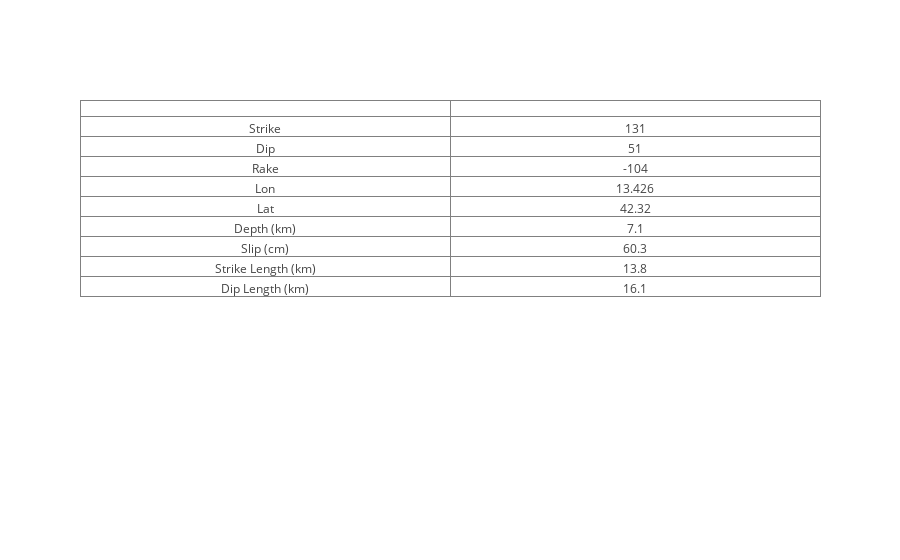

The notebook cell this image was saved under:
### Code cell
# Table
if True: 
    homLabels = ['Strike', 'Dip', 'Rake', 'Lon', 
                 'Lat', 'Depth (km)', 'Slip (cm)',
                 'Strike Length (km)', 'Dip Length (km)']

    homValsTable = [
        np.around(hom.s*180/np.pi), 
        np.around(hom.d*180/np.pi), 
        np.around(hom.r*180/np.pi), 
        np.around(hom.lon, 3),     
        np.around(hom.lat, 3), 
        np.around(-hom.depth/1000, 2), 
        np.around(hom.slip*100, 1),
        np.around(hom.strikeLength/1000, 1), 
        np.around(hom.dipLength/1000, 1)
                  ]

    for i, thing in enumerate(homValsTable):
        homValsTable[i] = float(thing)

    values = [homLabels, homValsTable]
    trace = go.Table(cells = dict(values = values))
    data = [trace]
    iplot(data)

### Figure 1 — Plotly figure (JSON) as saved in the notebook; plotly's stock layout.template omitted (floating-point values rounded to 4 significant figures)
{"data": [{"cells": {"values": [["Strike", "Dip", "Rake", "Lon", "Lat", "Depth (km)", "Slip (cm)", "Strike Length (km)", "Dip Length (km)"], [131, 51, -104, 13.43, 42.32, 7.1, 60.3, 13.8, 16.1]]}, "type": "table", "uid": "393984fe-0b87-11e9-9868-bc855636dcb8"}], "layout": {}}
